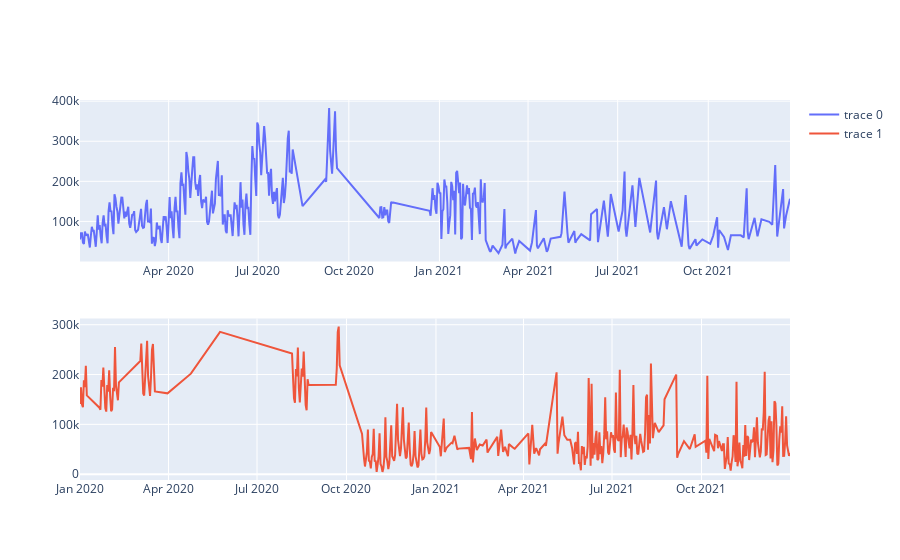

The notebook cell saved with this chart:
### Code cell
fig = make_subplots(rows = 2, cols = 1)
fig.append_trace(go.Line(x = west["Invoice Date"], y = west["Total Sales"]), row = 1, col = 1)
fig.append_trace(go.Line(x = locker["Invoice Date"], y = locker["Total Sales"]), row = 2, col = 1)
fig.show()

### Figure 1 — Plotly figure (JSON) as saved in the notebook; plotly's stock layout.template omitted (floating-point values rounded to 4 significant figures; data arrays with more than 128 entries replaced by an {"elided": "..."} marker saying what was removed)
{"data": [{"type": "scatter", "x": {"elided": "388 str values"}, "xaxis": "x", "y": {"elided": "388 float values"}, "yaxis": "y"}, {"type": "scatter", "x": {"elided": "364 str values"}, "xaxis": "x2", "y": {"elided": "364 float values"}, "yaxis": "y2"}], "layout": {"xaxis": {"anchor": "y", "domain": [0, 1]}, "xaxis2": {"anchor": "y2", "domain": [0, 1]}, "yaxis": {"anchor": "x", "domain": [0.575, 1]}, "yaxis2": {"anchor": "x2", "domain": [0, 0.425]}}}
